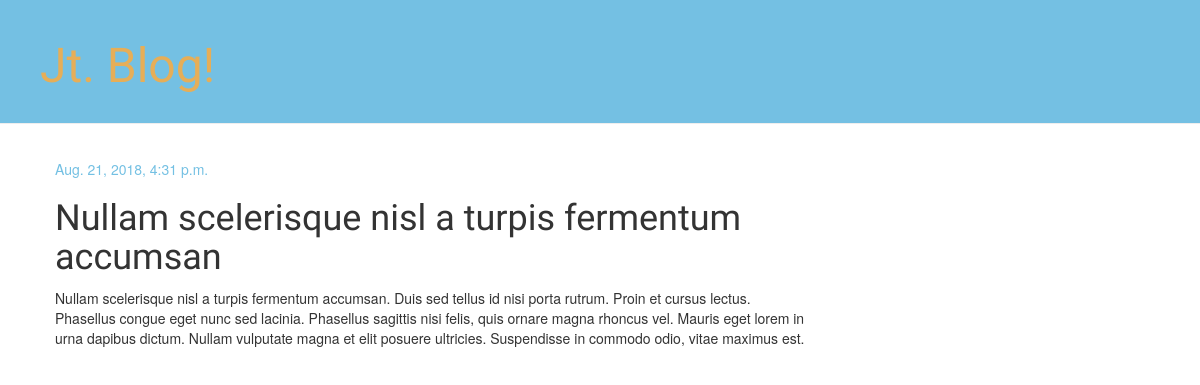
Screenshot of /post/3/ with the database file from the repository.
### blog/models.py (models this page shows, shortened)
class Post(models.Model):
    author = models.ForeignKey('auth.User', on_delete=models.CASCADE)
    title = models.CharField(max_length=200)
    text = models.TextField()
    created_date = models.DateTimeField(
            default=timezone.now)
    published_date = models.DateTimeField(
            blank=True, null=True)

### blog/views.py (the view)
# urls.py: path('post/<int:pk>/', views.post_detail, name='post_detail'),
def post_detail(request, pk):
    post = get_object_or_404(Post, pk=pk)
    return render(request, 'blog/post_detail.html', {'post': post})

### blog/templates/blog/post_detail.html (shortened to what this page needs)
{% extends 'blog/base.html' %}
{% block content %}
    <div class="post">
        {% if post.published_date %}
            <div class="date">
                {{ post.published_date }}
            </div>
        {% else %}
             <a class="btn btn-default" href="{% url 'post_publish' pk=post.pk %}">Publish</a>
{% endif %}
        <h1>{{ post.title }}</h1>
        <p>{{ post.text|linebreaksbr }}</p>
    </div>
{% endblock %}

### blog/static/css/blog.css (style rules this page uses)
h1, h2, h3, h4 { font-family: 'Source Sans Pro', sans-serif; }
.date { color: #74c0e3; }
.post { margin-top: 15px; }

### rows the page displays
Post: published_date "Aug. 21, 2018, 4:31 p.m.", title "Nullam scelerisque nisl a turpis fermentum accumsan", text "Nullam scelerisque nisl a turpis fermentum accumsan. Duis sed tellus id nisi porta rutrum. Proin et cursus lectus. Phasellus congue eget nunc sed lacinia. Phasellus sagittis nisi felis, quis ornare magna rhoncus vel. Mauris eget lorem in urna dapibus dictum. Nullam vulputate magna et elit posuere ultricies. Suspendisse in commodo odio, vitae maximus est."
